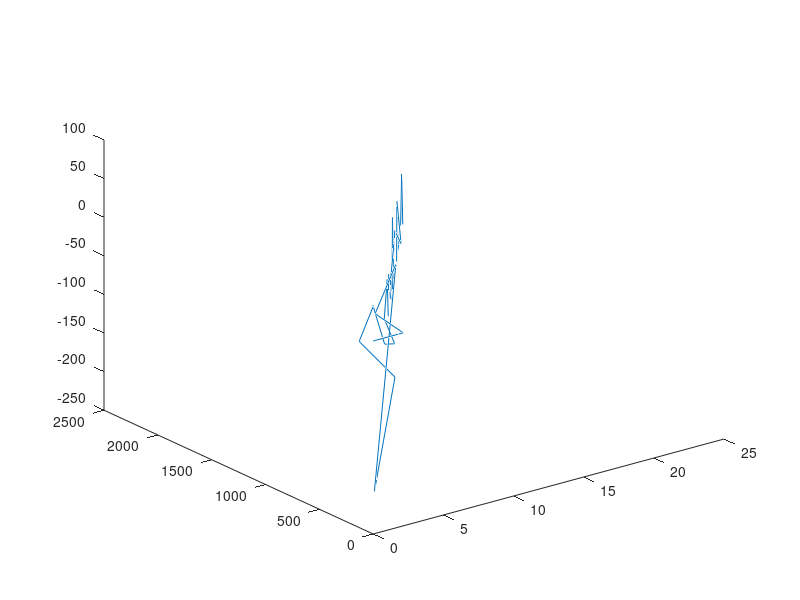

MATLAB code for this plot:
DRE=[0.23 0.96 0.6 0.35 0.61 0.58 0.38 0.72 0.6 0.34 0.36 0.12 0.92 0.5  0.28 0.77 0.34 0.75 0.5 0.4 0.75 0.25 0.5 0.33 0.5 0.33 0.5 0.17 0.72 0.33 0.80 0.67 0.71 0.44 0.24 0.89];
S=[0 1.19 1.79 2.14 2.75 3.74 4.12 4.84 5.44 6.78 7.14 7.26 8.81 8.68 9.14 9.91 10.25 11 11.5 11.9 12.65 13 13.5 13.83 14.33 14.66 15.16 15.33 16.05 16.83 17.63 18.30 19.01 19.45 19.69 20.58];
Is=[0 0 0 0 340.5 277 525.67 428.38 839.18 885.18 933.78 840 948.23 1028.23 1061.17 1151.76 1191.76 1272.94 1338.82 1358.88 1474.12 1515.29 1574.12 1612.94 1671.77 1710.59 1716.41 1777.65 1874.12 1965.82 2060 2138.82 2222.35 2274.11 2302.35 2407.06]; 
Im=[0 0 0 0 0 63 -248.67 -98.1 -81.18 -45.95 -48.65 -93.78 -107.77 -80 -32.94 -90.59 -40 -81.18 -65.88 -19.94 -115.24 -0.97 -58.33 -38.82 -58.83 -38.82 -58.82 -8.24 -96.47 -91.7 -94.18 -78.82 -83.53 -51.76 -28.24 -104.71];
plot3(S,Is,Im);